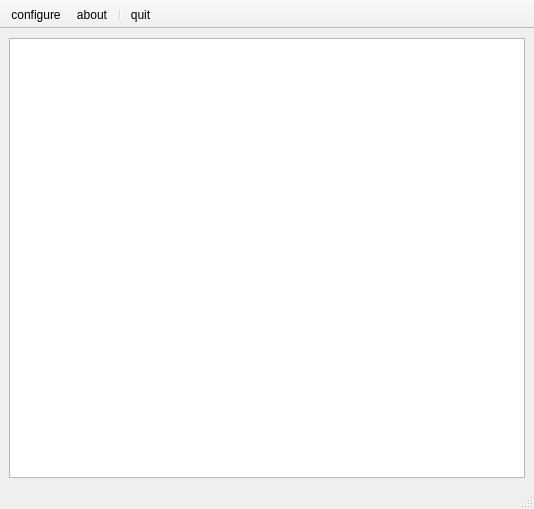
<ui version="4.0" >
 <class>MainWindow</class>
 <widget class="QMainWindow" name="MainWindow" >
  <property name="geometry" >
   <rect>
    <x>0</x>
    <y>0</y>
    <width>534</width>
    <height>509</height>
   </rect>
  </property>
  <property name="windowTitle" >
   <string>MainWindow</string>
  </property>
  <widget class="QWidget" name="centralwidget" >
   <layout class="QGridLayout" name="gridLayout" >
    <item row="0" column="0" >
     <widget class="QTableView" name="showsTableView" >
      <property name="editTriggers" >
       <set>QAbstractItemView::NoEditTriggers</set>
      </property>
      <property name="gridStyle" >
       <enum>Qt::DashDotLine</enum>
      </property>
      <property name="cornerButtonEnabled" >
       <bool>false</bool>
      </property>
     </widget>
    </item>
   </layout>
  </widget>
  <widget class="QStatusBar" name="statusbar" />
  <widget class="QToolBar" name="toolBar" >
   <property name="windowTitle" >
    <string>toolBar</string>
   </property>
   <property name="movable" >
    <bool>false</bool>
   </property>
   <property name="iconSize" >
    <size>
     <width>24</width>
     <height>24</height>
    </size>
   </property>
   <property name="toolButtonStyle" >
    <enum>Qt::ToolButtonTextBesideIcon</enum>
   </property>
   <property name="floatable" >
    <bool>false</bool>
   </property>
   <attribute name="toolBarArea" >
    <enum>TopToolBarArea</enum>
   </attribute>
   <attribute name="toolBarBreak" >
    <bool>false</bool>
   </attribute>
   <addaction name="actionConfigure" />
   <addaction name="actionAbout" />
   <addaction name="separator" />
   <addaction name="actionQuit" />
  </widget>
  <action name="actionConfigure" >
   <property name="icon" >
    <iconset resource="../pics/nextshows.qrc" >
     <normaloff>:/images/icons/configure.png</normaloff>:/images/icons/configure.png</iconset>
   </property>
   <property name="text" >
    <string>configure</string>
   </property>
  </action>
  <action name="actionAbout" >
   <property name="icon" >
    <iconset resource="../pics/nextshows.qrc" >
     <normaloff>:/images/icons/help-about.png</normaloff>:/images/icons/help-about.png</iconset>
   </property>
   <property name="text" >
    <string>about</string>
   </property>
  </action>
  <action name="actionQuit" >
   <property name="icon" >
    <iconset resource="../pics/nextshows.qrc" >
     <normaloff>:/images/icons/exit.png</normaloff>:/images/icons/exit.png</iconset>
   </property>
   <property name="text" >
    <string>quit</string>
   </property>
  </action>
 </widget>
 <resources>
  <include location="../pics/nextshows.qrc" />
 </resources>
 <connections/>
</ui>
